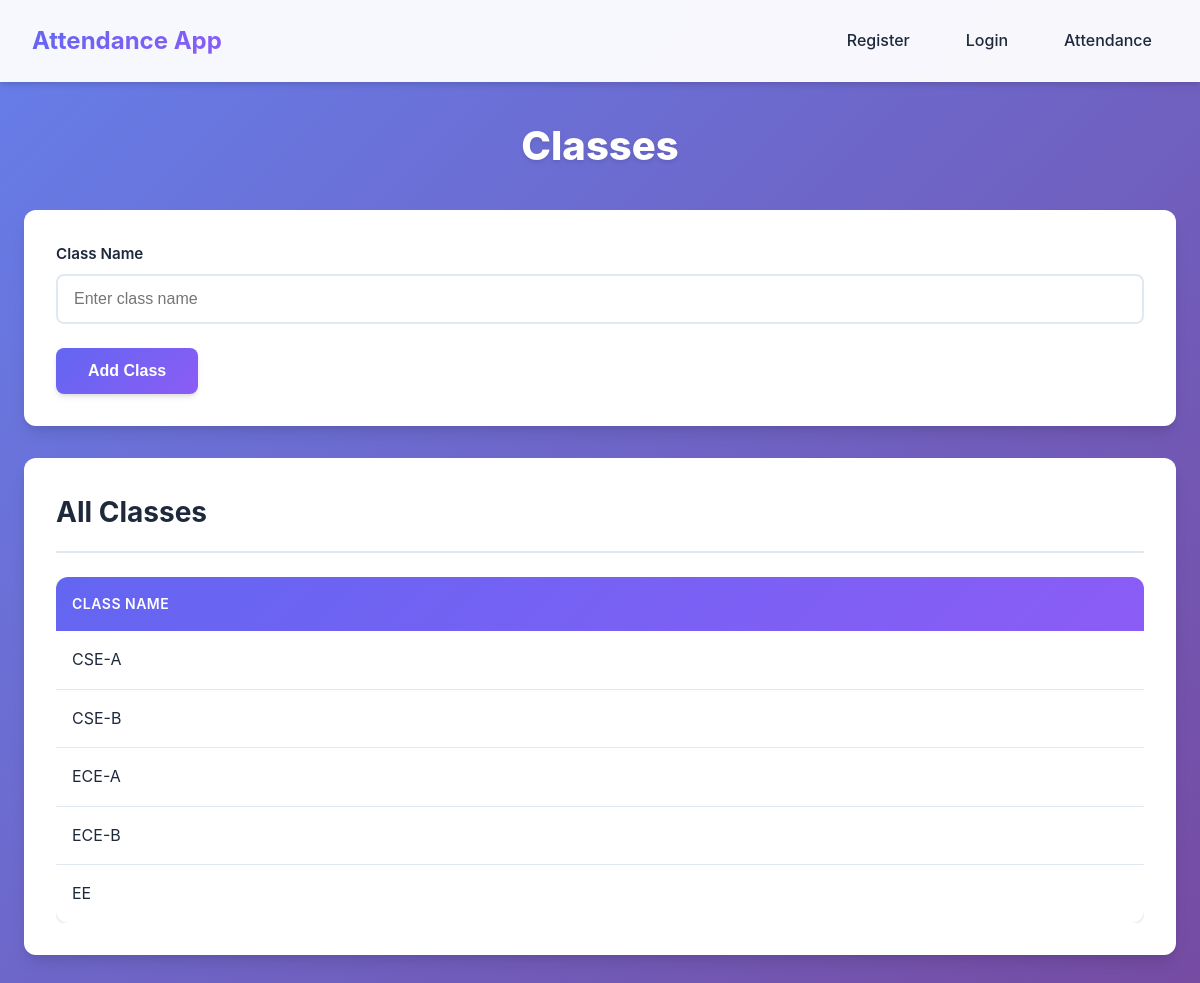
Page /classes on the committed database.
### models.py (models this page shows)
class Class(db.Model):
	__tablename__ = 'classes'
	id = db.Column(db.Integer, primary_key=True)
	name = db.Column(db.String, unique=True, nullable=False)

### app.py (the view)
@app.route('/classes', methods=["GET", "POST"])
def classes():
	if request.method == "POST":
		name = request.form["name"]
		db.session.add(Class(name=name))
		db.session.commit()
		return redirect(url_for('classes'))
	classes = Class.query.all()
	return render_template('classes.html', classes=classes)

### templates/classes.html (shortened to what this page needs)
<!doctype html>
<html lang="en">
<head>
	<link rel="stylesheet" href="/static/style.css">
</head>
<body>
	{% include 'header.html' %}
	<div class="container">
		<h1 class="page-title">Classes</h1>
		<div class="card">
			<form method="post">
				<div class="form-group">
					<label>Class Name</label>
					<input type="text" name="name" placeholder="Enter class name" required>
				</div>
				<button type="submit" class="btn btn-primary">Add Class</button>
			</form>
		</div>
		<div class="card">
			<h2 class="card-title">All Classes</h2>
			<div class="table-container">
				<table>
					<thead>
						<tr>
							<th>Class Name</th>
						</tr>
					</thead>
					<tbody>
						{% for c in classes %}
						<tr>
							<td>{{ c.name }}</td>
						</tr>
						{% endfor %}
					</tbody>
				</table>
			</div>
		</div>
	</div>
</body>
</html>

### static/style.css (style rules this page uses)
* { margin: 0; padding: 0; box-sizing: border-box; }
:root { --primary: #6366f1; --primary-dark: #4f46e5; --primary-light: #818cf8; --secondary: #8b5cf6; --success: #10b981; --danger: #ef4444; --warning: #f59e0b; --info: #3b82f6; --bg: #f8fafc; --bg-card: #ffffff; --text: #1e293b; --text-light: #64748b; --border: #e2e8f0; --shadow: 0 1px 3px 0 rgba(0, 0, 0, 0.1), 0 1px 2px 0 rgba(0, 0, 0, 0.06); --shadow-md: 0 4px 6px -1px rgba(0, 0, 0, 0.1), 0 2px 4px -1px rgba(0, 0, 0, 0.06); --shadow-lg: 0 10px 15px -3px rgba(0, 0, 0, 0.1), 0 4px 6px -2px rgba(0, 0, 0, 0.05); --radius: 12px; --radius-sm: 8px; }
body { font-family: 'Inter', -apple-system, BlinkMacSystemFont, 'Segoe UI', Roboto, sans-serif; background: linear-gradient(135deg, #667eea 0%, #764ba2 100%); min-height: 100vh; color: var(--text); line-height: 1.6; }
.container { max-width: 1200px; margin: 2rem auto; padding: 0 1.5rem; }
.card { background: var(--bg-card); border-radius: var(--radius); box-shadow: var(--shadow-lg); padding: 2rem; margin-bottom: 2rem; transition: transform 0.3s ease, box-shadow 0.3s ease; }
.card-title { font-size: 1.75rem; font-weight: 700; color: var(--text); margin-bottom: 1.5rem; padding-bottom: 1rem; border-bottom: 2px solid var(--border); }
.page-title { font-size: 2.5rem; font-weight: 800; color: white; text-align: center; margin-bottom: 2rem; text-shadow: 0 2px 4px rgba(0, 0, 0, 0.1); }
.form-group { margin-bottom: 1.5rem; }
.form-group label { display: block; font-weight: 600; color: var(--text); margin-bottom: 0.5rem; font-size: 0.95rem; }
.form-group input[type="text"], .form-group input[type="email"], .form-group input[type="password"], .form-group input[type="number"], .form-group input[type="time"], .form-group select, .form-group textarea { width: 100%; padding: 0.875rem 1rem; border: 2px solid var(--border); border-radius: var(--radius-sm); font-size: 1rem; transition: all 0.3s ease; background: var(--bg-card); color: var(--text); }
.btn { padding: 0.875rem 2rem; border: none; border-radius: var(--radius-sm); font-size: 1rem; font-weight: 600; cursor: pointer; transition: all 0.3s ease; text-decoration: none; display: inline-block; text-align: center; }
.btn-primary { background: linear-gradient(135deg, var(--primary) 0%, var(--secondary) 100%); color: white; box-shadow: var(--shadow-md); }
.table-container { overflow-x: auto; margin-top: 1.5rem; }
table { width: 100%; border-collapse: collapse; background: var(--bg-card); border-radius: var(--radius); overflow: hidden; box-shadow: var(--shadow); }
table th { background: linear-gradient(135deg, var(--primary) 0%, var(--secondary) 100%); color: white; padding: 1rem; text-align: left; font-weight: 600; text-transform: uppercase; font-size: 0.875rem; letter-spacing: 0.5px; }
table td { padding: 1rem; border-bottom: 1px solid var(--border); }
table tr:last-child td { border-bottom: none; }

### rows in the picture
Class: name "CSE-A"
Class: name "CSE-B"
Class: name "ECE-A"
Class: name "ECE-B"
Class: name "EE"
